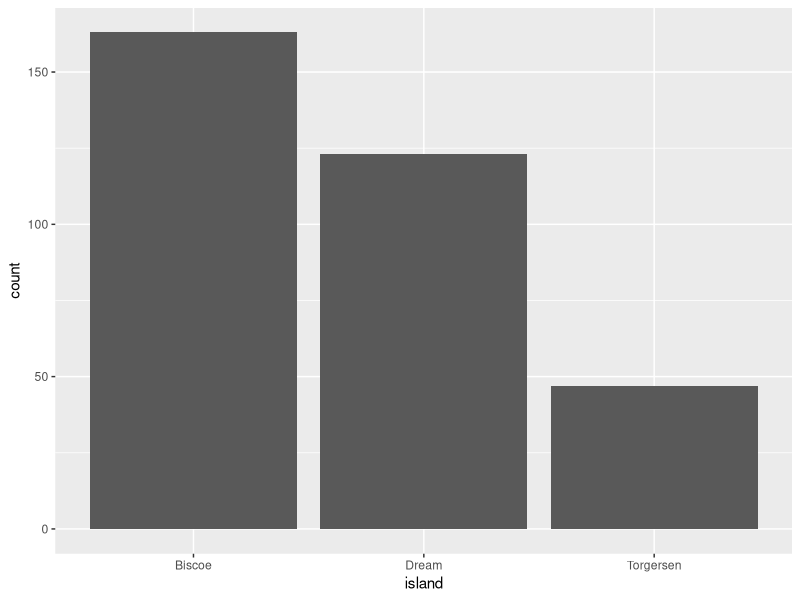
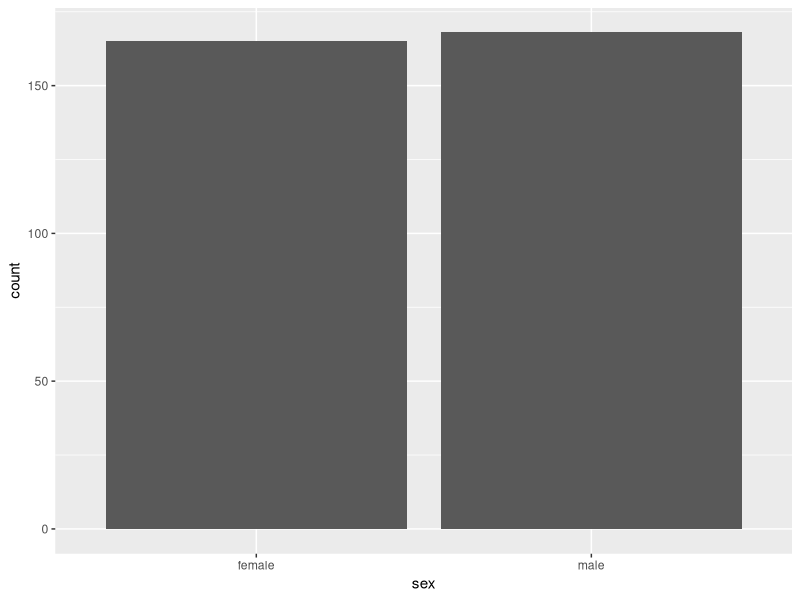
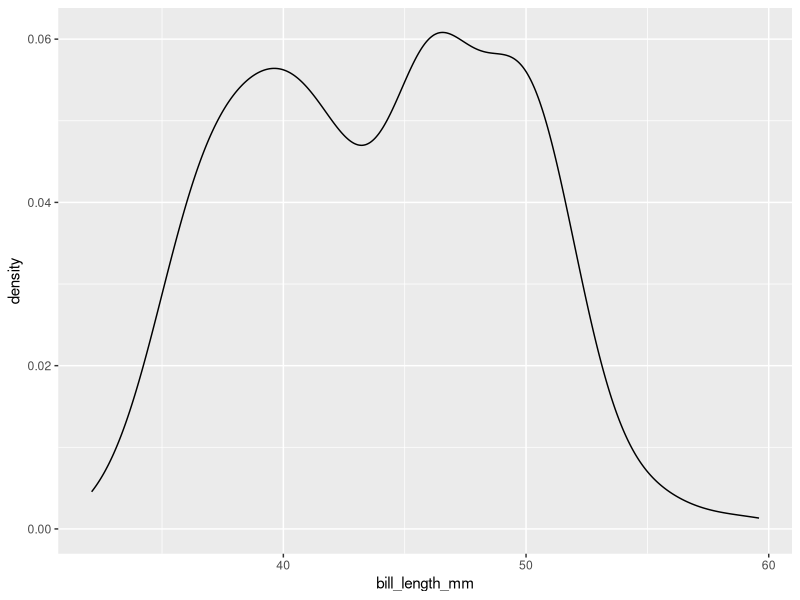
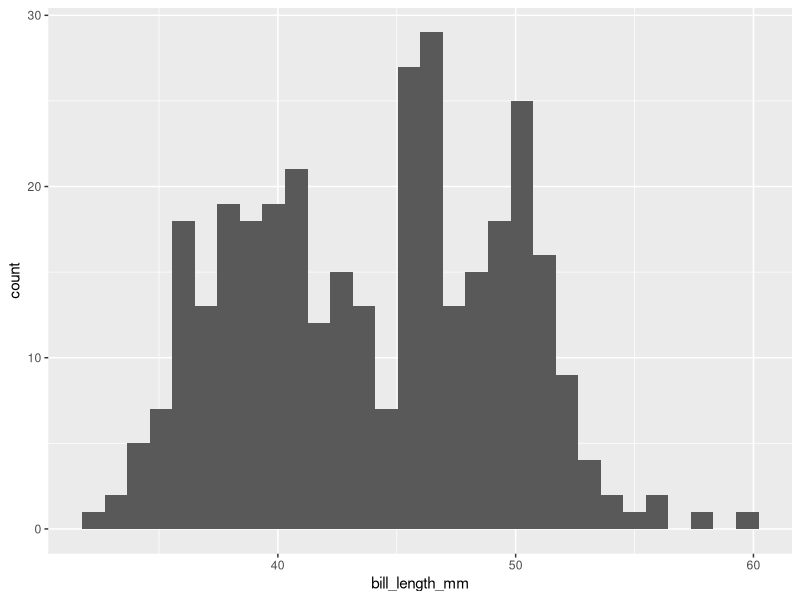
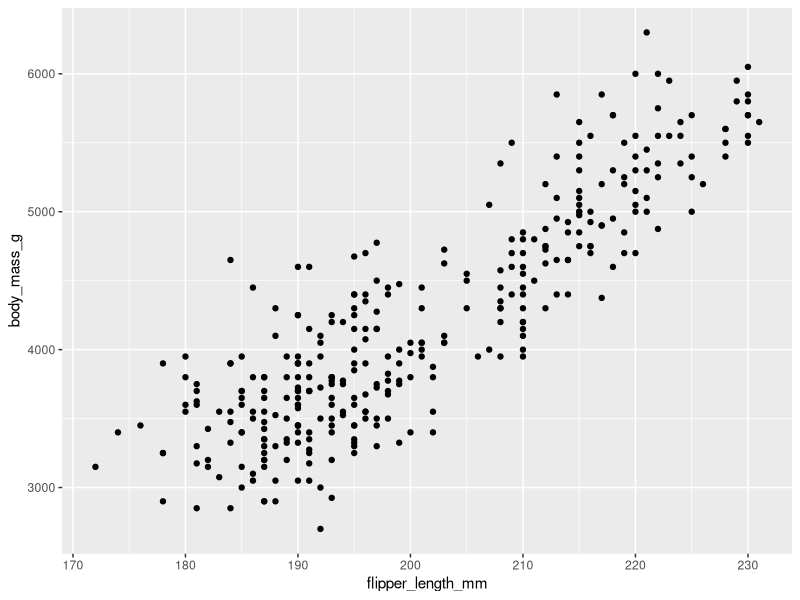
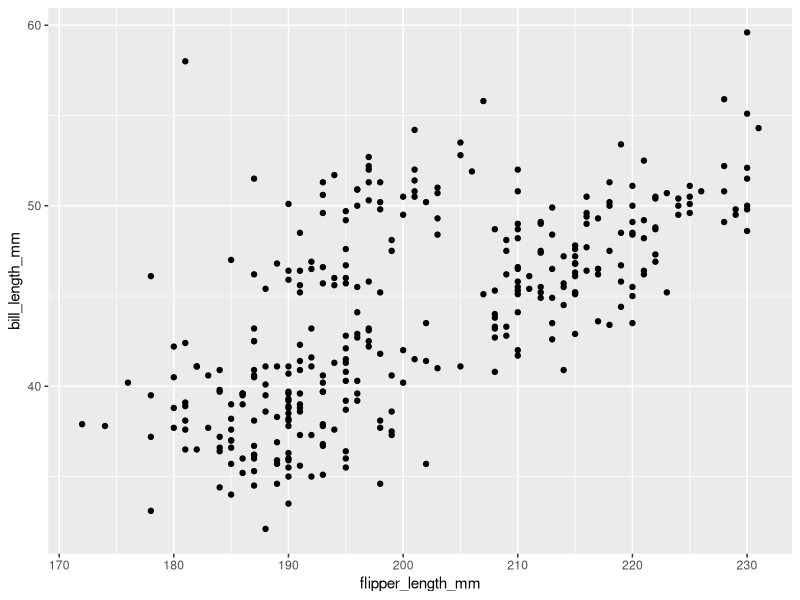
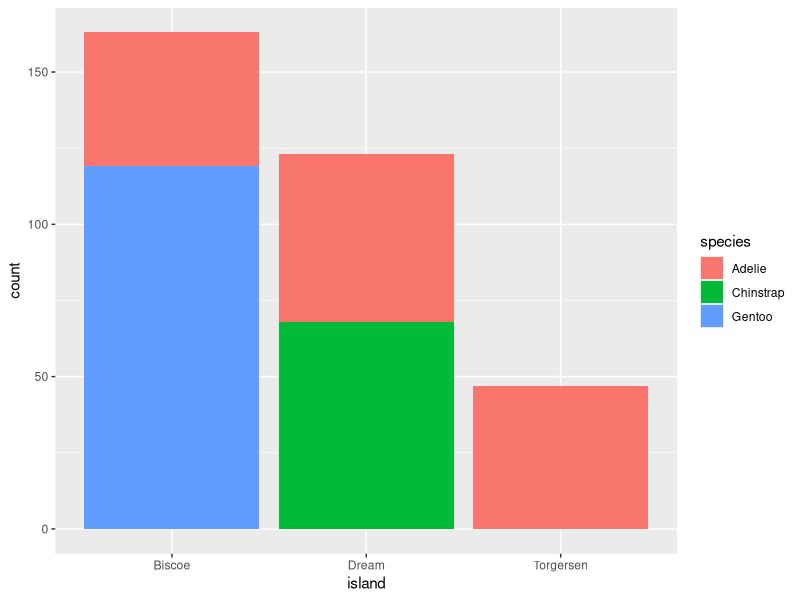
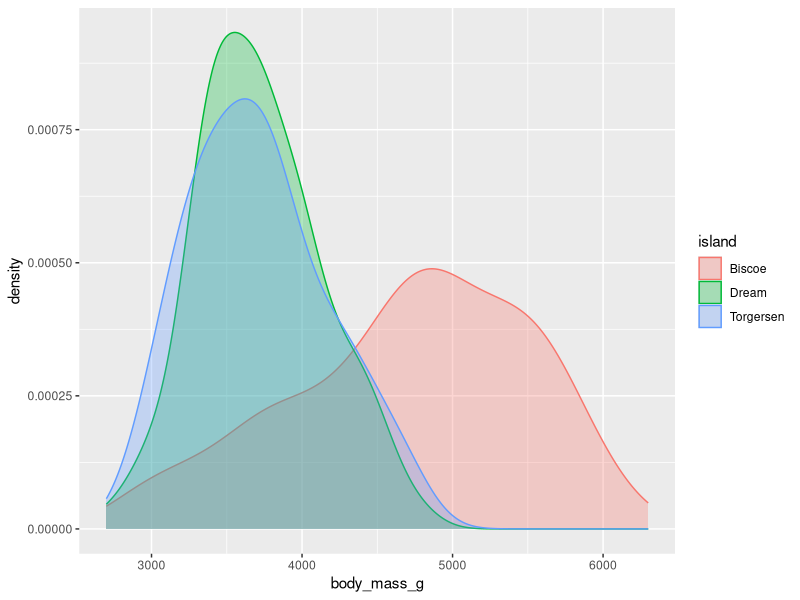

Write the R code that produced these figures, in order.
## ---- chunk 1
#| label: setup
#| include: true
#| results: hold

knitr::opts_chunk$set(echo = TRUE,warning = TRUE)
library(tidyverse)
library(palmerpenguins)

## ---- chunk 2
#| label: Look-at-Penguins

names(penguins) # Column, i.e. Variable names
head(penguins) # first six rows
tail(penguins) # Last six rows
dim(penguins) # Size of dataset

# Check for missing data
any(is.na(penguins) == TRUE)

## ---- chunk 3
names(mpg) # Column, i.e. Variable names
head(mpg) # first six rows
tail(mpg) # Last six rows
dim(mpg) # Size of dataset

# Check for missing data
any(is.na(mpg) == TRUE)

## ---- chunk 4

penguins <- penguins %>% drop_na()

## ---- chunk 5

penguins %>% count(species)

## ---- chunk 6

ggplot(penguins) + geom_bar(aes(x = island))
ggplot(penguins) + geom_bar(aes(x = sex))

## ---- chunk 7

max(penguins$bill_length_mm)

range(penguins$bill_length_mm, na.rm =TRUE) 

summary(penguins$flipper_length_mm)

## ---- chunk 8

ggplot(penguins) + geom_density(aes(bill_length_mm))

ggplot(penguins) + geom_histogram(aes(x = bill_length_mm))

## ---- chunk 9

cor(penguins$bill_length_mm, penguins$bill_depth_mm)


## ---- chunk 10

ggplot(penguins) +
  geom_point(aes(x = flipper_length_mm,
                 y = body_mass_g))

ggplot(penguins) +
  geom_point(aes(x = flipper_length_mm, 
                 y = bill_length_mm))

## ---- chunk 11


## ---- chunk 12

ggplot(penguins) + geom_bar(aes(x = island, 
                                fill = species),
                            position = "stack")
## ---- chunk 13

ggplot(penguins) + 
    geom_density(aes(x = body_mass_g, 
                 color = island, 
                 fill = island), 
                 alpha = 0.3)
## ---- chunk 14

ggplot(penguins) + 
    geom_density(aes(x = body_mass_g, 
                 color = island, 
                 fill = island), 
                 alpha = 0.3)

ggplot(penguins) + 
  geom_histogram(aes(x = flipper_length_mm,
                 fill = sex))

